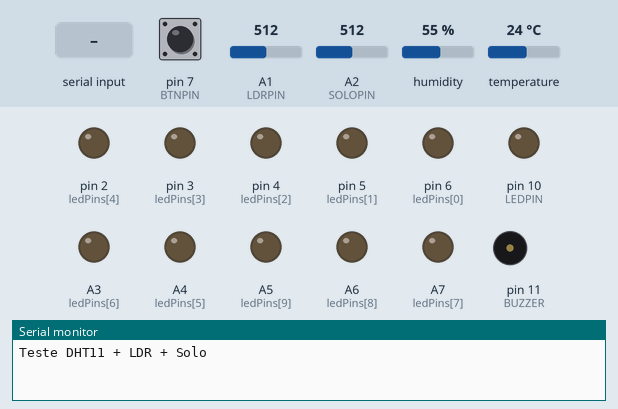
Simulated run of this sketch. Board: Arduino Mega 2560, built with avr-gcc and run on an emulated ATmega2560. Parts: output pins drawn as LEDs (lit = HIGH), buzzer (waves = sounding), the last lines printed to the serial monitor. Dashed ring = blinking. The test bench sets the inputs (shaded band); at power-on: pin 7 (BTNPIN) HIGH, A1 (LDRPIN) = 512, A2 (SOLOPIN) = 512, humidity 55 %, temperature 24 °C. Random numbers use the default seed unless the sketch sets one.

Above: at 1.2 s.
1.3 s: pin 7 (BTNPIN) pulled LOW for 0.15 s
At 1.8 s:
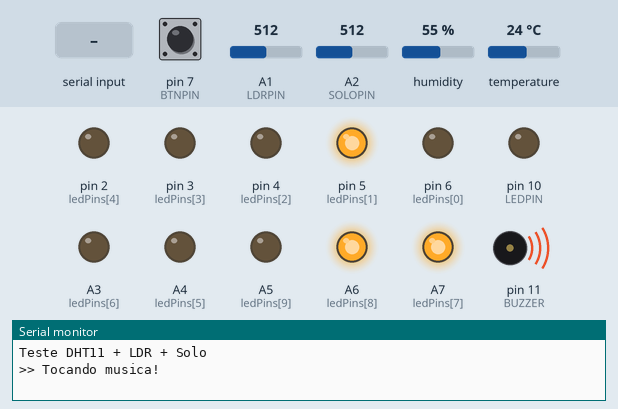
4.8 s: pin 7 (BTNPIN) pulled LOW for 1 s
At 6.1 s:
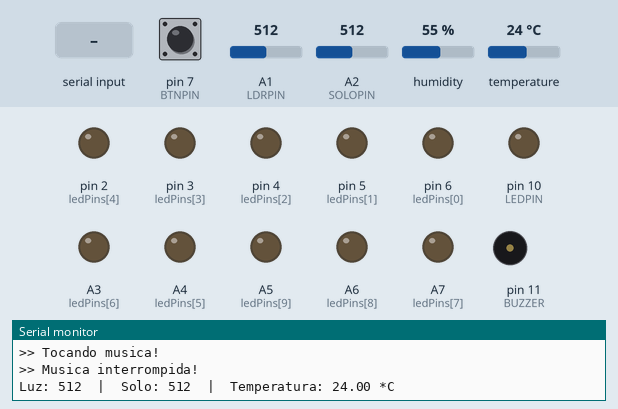
7.3 s: "CRITICO:1\n" received over Serial
At 7.43 s:
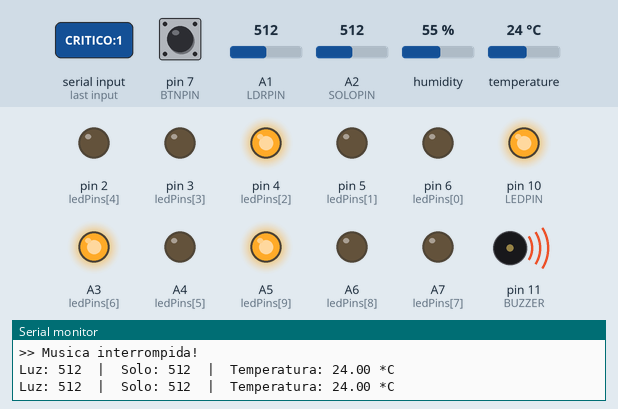
10.8 s: pin 7 (BTNPIN) pulled LOW for 0.15 s
At 14.1 s:
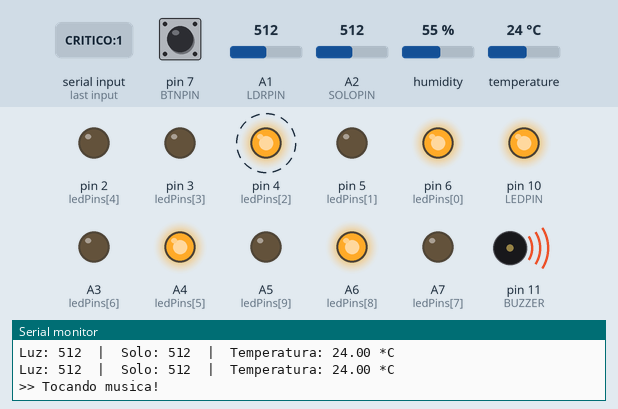
14.3 s: pin 7 (BTNPIN) pulled LOW for 3.2 s
19.0 s: pin 7 (BTNPIN) pulled LOW for 0.15 s
At 19.5 s:
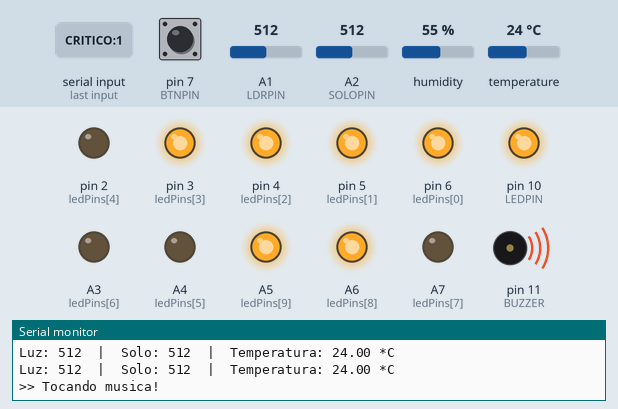
Timing chart, 0 to 25.5 s (numbered marks = the images above; inputs shaded):
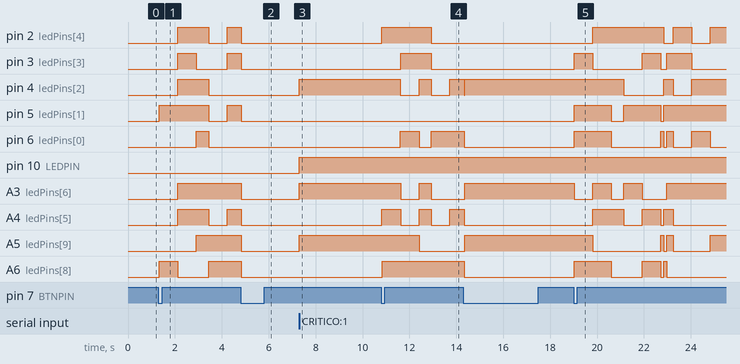

The sketch:

PetPlantaARDUINO.ino
```cpp
#include <DHT.h>

#define NOTE_B0  31
#define NOTE_C1  33
#define NOTE_CS1 35
#define NOTE_D1  37
#define NOTE_DS1 39
#define NOTE_E1  41
#define NOTE_F1  44
#define NOTE_FS1 46
#define NOTE_G1  49
#define NOTE_GS1 52
#define NOTE_A1  55
#define NOTE_AS1 58
#define NOTE_B1  62
#define NOTE_C2  65
#define NOTE_CS2 69
#define NOTE_D2  73
#define NOTE_DS2 78
#define NOTE_E2  82
#define NOTE_F2  87
#define NOTE_FS2 93
#define NOTE_G2  98
#define NOTE_GS2 104
#define NOTE_A2  110
#define NOTE_AS2 117
#define NOTE_B2  123
#define NOTE_C3  131
#define NOTE_CS3 139
#define NOTE_D3  147
#define NOTE_DS3 156
#define NOTE_E3  165
#define NOTE_F3  175
#define NOTE_FS3 185
#define NOTE_G3  196
#define NOTE_GS3 208
#define NOTE_A3  220
#define NOTE_AS3 233
#define NOTE_B3  247
#define NOTE_C4  262
#define NOTE_CS4 277
#define NOTE_D4  294
#define NOTE_DS4 311
#define NOTE_E4  330
#define NOTE_F4  349
#define NOTE_FS4 370
#define NOTE_G4  392
#define NOTE_GS4 415
#define NOTE_A4  440
#define NOTE_AS4 466
#define NOTE_B4  494
#define NOTE_C5  523
#define NOTE_CS5 554
#define NOTE_D5  587
#define NOTE_DS5 622
#define NOTE_E5  659
#define NOTE_F5  698
#define NOTE_FS5 740
#define NOTE_G5  784
#define NOTE_GS5 831
#define NOTE_A5  880
#define NOTE_AS5 932
#define NOTE_B5  988
#define NOTE_C6  1047
#define NOTE_CS6 1109
#define NOTE_D6  1175
#define NOTE_DS6 1245
#define NOTE_E6  1319
#define NOTE_F6  1397
#define NOTE_FS6 1480
#define NOTE_G6  1568
#define NOTE_GS6 1661
#define NOTE_A6  1760
#define NOTE_AS6 1865
#define NOTE_B6  1976
#define NOTE_C7  2093
#define NOTE_CS7 2217
#define NOTE_D7  2349
#define NOTE_DS7 2489
#define NOTE_E7  2637
#define NOTE_F7  2794
#define NOTE_FS7 2960
#define NOTE_G7  3136
#define NOTE_GS7 3322
#define NOTE_A7  3520
#define NOTE_AS7 3729
#define NOTE_B7  3951
#define NOTE_C8  4186
#define NOTE_CS8 4435
#define NOTE_D8  4699
#define NOTE_DS8 4978
#define REST      0

#define DHTPIN A0
#define DHTTYPE DHT11
#define LDRPIN A1
#define SOLOPIN A2
#define LEDPIN 10
#define BTNPIN 7
#define BUZZER 11

// LEDs que piscam durante a musica
const int ledPins[] = {6, 5, 4, 3, 2, A4, A3, A7, A6, A5};
const int NUM_LEDS = 10;

// --- LEDs de status (mesmos pinos acima, agrupados por cor) ---
// Mostram o "humor ambiental" da planta (calculado pelo app Python a partir
// dos sensores, ver MOOD: mais abaixo) e o estado critico (alarme). Usam os
// MESMOS pinos fisicos que piscam durante a musica (ledPins[]/tocarMusica())
// - durante a musica esse comportamento de status fica suspenso (o piscar
// aleatorio toma conta), e volta a valer automaticamente sozinho assim que
// a musica termina, porque atualizarLedsStatus() e chamada de novo a cada
// volta do loop().
const int LED_VERDE[]    = {6, 3, A4, A7};
const int LED_AMARELO[]  = {5, 2, A6};
const int LED_VERMELHO[] = {4, A3, A5};
const int NUM_VERDE = 4;
const int NUM_AMARELO = 3;
const int NUM_VERMELHO = 3;

DHT dht(DHTPIN, DHTTYPE);

int tempo = 114;

int melody[] = {

  NOTE_D5,-4, NOTE_E5,-4, NOTE_A4,4, //1
  NOTE_E5,-4, NOTE_FS5,-4, NOTE_A5,16, NOTE_G5,16, NOTE_FS5,8,
  NOTE_D5,-4, NOTE_E5,-4, NOTE_A4,2,
  NOTE_A4,16, NOTE_A4,16, NOTE_B4,16, NOTE_D5,8, NOTE_D5,16,
  NOTE_D5,-4, NOTE_E5,-4, NOTE_A4,4, //repeat from 1
  NOTE_E5,-4, NOTE_FS5,-4, NOTE_A5,16, NOTE_G5,16, NOTE_FS5,8,
  NOTE_D5,-4, NOTE_E5,-4, NOTE_A4,2,
  NOTE_A4,16, NOTE_A4,16, NOTE_B4,16, NOTE_D5,8, NOTE_D5,16,
  REST,4, NOTE_B4,8, NOTE_CS5,8, NOTE_D5,8, NOTE_D5,8, NOTE_E5,8, NOTE_CS5,-8,
  NOTE_B4,16, NOTE_A4,2, REST,4,

  REST,8, NOTE_B4,8, NOTE_B4,8, NOTE_CS5,8, NOTE_D5,8, NOTE_B4,4, NOTE_A4,8, //7
  NOTE_A5,8, REST,8, NOTE_A5,8, NOTE_E5,-4, REST,4,
  NOTE_B4,8, NOTE_B4,8, NOTE_CS5,8, NOTE_D5,8, NOTE_B4,8, NOTE_D5,8, NOTE_E5,8, REST,8,
  REST,8, NOTE_CS5,8, NOTE_B4,8, NOTE_A4,-4, REST,4,
  REST,8, NOTE_B4,8, NOTE_B4,8, NOTE_CS5,8, NOTE_D5,8, NOTE_B4,8, NOTE_A4,4,
  NOTE_E5,8, NOTE_E5,8, NOTE_E5,8, NOTE_FS5,8, NOTE_E5,4, REST,4,

  NOTE_D5,2, NOTE_E5,8, NOTE_FS5,8, NOTE_D5,8, //13
  NOTE_E5,8, NOTE_E5,8, NOTE_E5,8, NOTE_FS5,8, NOTE_E5,4, NOTE_A4,4,
  REST,2, NOTE_B4,8, NOTE_CS5,8, NOTE_D5,8, NOTE_B4,8,
  REST,8, NOTE_E5,8, NOTE_FS5,8, NOTE_E5,-4, NOTE_A4,16, NOTE_B4,16, NOTE_D5,16, NOTE_B4,16,
  NOTE_FS5,-8, NOTE_FS5,-8, NOTE_E5,-4, NOTE_A4,16, NOTE_B4,16, NOTE_D5,16, NOTE_B4,16,

  NOTE_E5,-8, NOTE_E5,-8, NOTE_D5,-8, NOTE_CS5,16, NOTE_B4,-8, NOTE_A4,16, NOTE_B4,16, NOTE_D5,16, NOTE_B4,16, //18
  NOTE_D5,4, NOTE_E5,8, NOTE_CS5,-8, NOTE_B4,16, NOTE_A4,8, NOTE_A4,8, NOTE_A4,8,
  NOTE_E5,4, NOTE_D5,2, NOTE_A4,16, NOTE_B4,16, NOTE_D5,16, NOTE_B4,16,
  NOTE_FS5,-8, NOTE_FS5,-8, NOTE_E5,-4, NOTE_A4,16, NOTE_B4,16, NOTE_D5,16, NOTE_B4,16,
  NOTE_A5,4, NOTE_CS5,8, NOTE_D5,-8, NOTE_CS5,16, NOTE_B4,8, NOTE_A4,16, NOTE_B4,16, NOTE_D5,16, NOTE_B4,16,

  NOTE_D5,4, NOTE_E5,8, NOTE_CS5,-8, NOTE_B4,16, NOTE_A4,4, NOTE_A4,8,  //23
  NOTE_E5,4, NOTE_D5,2, REST,4,
  REST,8, NOTE_B4,8, NOTE_D5,8, NOTE_B4,8, NOTE_D5,8, NOTE_E5,4, REST,8,
  REST,8, NOTE_CS5,8, NOTE_B4,8, NOTE_A4,-4, REST,4,
  REST,8, NOTE_B4,8, NOTE_B4,8, NOTE_CS5,8, NOTE_D5,8, NOTE_B4,8, NOTE_A4,4,
  REST,8, NOTE_A5,8, NOTE_A5,8, NOTE_E5,8, NOTE_FS5,8, NOTE_E5,8, NOTE_D5,8,

  REST,8, NOTE_A4,8, NOTE_B4,8, NOTE_CS5,8, NOTE_D5,8, NOTE_B4,8, //29
  REST,8, NOTE_CS5,8, NOTE_B4,8, NOTE_A4,-4, REST,4,
  NOTE_B4,8, NOTE_B4,8, NOTE_CS5,8, NOTE_D5,8, NOTE_B4,8, NOTE_A4,4, REST,8,
  REST,8, NOTE_E5,8, NOTE_E5,8, NOTE_FS5,4, NOTE_E5,-4,
  NOTE_D5,2, NOTE_D5,8, NOTE_E5,8, NOTE_FS5,8, NOTE_E5,4,
  NOTE_E5,8, NOTE_E5,8, NOTE_FS5,8, NOTE_E5,8, NOTE_A4,8, NOTE_A4,4,

  REST,-4, NOTE_A4,8, NOTE_B4,8, NOTE_CS5,8, NOTE_D5,8, NOTE_B4,8, //35
  REST,8, NOTE_E5,8, NOTE_FS5,8, NOTE_E5,-4, NOTE_A4,16, NOTE_B4,16, NOTE_D5,16, NOTE_B4,16,
  NOTE_FS5,-8, NOTE_FS5,-8, NOTE_E5,-4, NOTE_A4,16, NOTE_B4,16, NOTE_D5,16, NOTE_B4,16,
  NOTE_E5,-8, NOTE_E5,-8, NOTE_D5,-8, NOTE_CS5,16, NOTE_B4,8, NOTE_A4,16, NOTE_B4,16, NOTE_D5,16, NOTE_B4,16,
  NOTE_D5,4, NOTE_E5,8, NOTE_CS5,-8, NOTE_B4,16, NOTE_A4,4, NOTE_A4,8,

   NOTE_E5,4, NOTE_D5,2, NOTE_A4,16, NOTE_B4,16, NOTE_D5,16, NOTE_B4,16, //40
  NOTE_FS5,-8, NOTE_FS5,-8, NOTE_E5,-4, NOTE_A4,16, NOTE_B4,16, NOTE_D5,16, NOTE_B4,16,
  NOTE_A5,4, NOTE_CS5,8, NOTE_D5,-8, NOTE_CS5,16, NOTE_B4,8, NOTE_A4,16, NOTE_B4,16, NOTE_D5,16, NOTE_B4,16,
  NOTE_D5,4, NOTE_E5,8, NOTE_CS5,-8, NOTE_B4,16, NOTE_A4,4, NOTE_A4,8,
  NOTE_E5,4, NOTE_D5,2, NOTE_A4,16, NOTE_B4,16, NOTE_D5,16, NOTE_B4,16,

  NOTE_FS5,-8, NOTE_FS5,-8, NOTE_E5,-4, NOTE_A4,16, NOTE_B4,16, NOTE_D5,16, NOTE_B4,16, //45
  NOTE_A5,4, NOTE_CS5,8, NOTE_D5,-8, NOTE_CS5,16, NOTE_B4,8, NOTE_A4,16, NOTE_B4,16, NOTE_D5,16, NOTE_B4,16,
  NOTE_D5,4, NOTE_E5,8, NOTE_CS5,-8, NOTE_B4,16, NOTE_A4,4, NOTE_A4,8,
  NOTE_E5,4, NOTE_D5,2, NOTE_A4,16, NOTE_B4,16, NOTE_D5,16, NOTE_B4,16,
  NOTE_FS5,-8, NOTE_FS5,-8, NOTE_E5,-4, NOTE_A4,16, NOTE_B4,16, NOTE_D5,16, NOTE_B4,16, //45

  NOTE_A5,4, NOTE_CS5,8, NOTE_D5,-8, NOTE_CS5,16, NOTE_B4,8, NOTE_A4,16, NOTE_B4,16, NOTE_D5,16, NOTE_B4,16,
  NOTE_D5,4, NOTE_E5,8, NOTE_CS5,-8, NOTE_B4,16, NOTE_A4,4, NOTE_A4,8,

  NOTE_E5,4, NOTE_D5,2, REST,4
};

int notes = sizeof(melody) / sizeof(melody[0]) / 2;
int wholenote = (60000 * 4) / tempo;
int divider = 0, noteDuration = 0;

// controle de tempo nao-bloqueante pros sensores
unsigned long ultimaLeitura = 0;
const unsigned long INTERVALO = 2000;

// --- estado critico: LED da porta 10 + alarme no buzzer ---
// O app Python (webapp) decide QUANDO a planta esta em estado critico
// (seca ha mais de 24h, sem luz ha mais de 24h, ou temperatura extrema) e
// avisa este sketch mandando "CRITICO:1" (liga) ou "CRITICO:0" (desliga)
// pela serial. Aqui a gente so obedece: acende o LED e toca um alarme
// (bip-bip) enquanto criticoAtivo for true, sem travar o resto do loop().
bool criticoAtivo = false;
bool alarmeLigadoAgora = false;
unsigned long ultimoToggleAlarme = 0;
const unsigned long ALARME_ON_MS = 250;
const unsigned long ALARME_OFF_MS = 250;
const int ALARME_FREQ_HZ = 1800;

// --- LEDs de status: ultimo "mood ambiental" recebido do app Python pelo
// comando MOOD:<nome> (dormindo/frio/doente/seca/oculos/feliz - SEM
// considerar festa nem critico, que sao tratados a parte por criticoAtivo).
// Comeca vazio - enquanto nao chegar nenhum MOOD:, fica tudo apagado (em
// vez de mostrar uma cor errada por engano).
String moodAtual = "";

// le comandos vindos do app Python pela serial, byte a byte, sem bloquear
void processarComandosSerial() {
  static String bufferComando = "";
  while (Serial.available() > 0) {
    char c = (char)Serial.read();
    if (c == '\n') {
      bufferComando.trim();
      if (bufferComando.equalsIgnoreCase("CRITICO:1")) {
        criticoAtivo = true;
      } else if (bufferComando.equalsIgnoreCase("CRITICO:0")) {
        criticoAtivo = false;
      } else if (bufferComando.startsWith("MOOD:") || bufferComando.startsWith("mood:")) {
        moodAtual = bufferComando.substring(5);
        moodAtual.toLowerCase();
      }
      bufferComando = "";
    } else if (c != '\r') {
      bufferComando += c;
    }
  }
}

// pisca/bipa o alarme em pedacinhos de tempo (nao bloqueia o loop)
void atualizarAlarme() {
  digitalWrite(LEDPIN, criticoAtivo ? HIGH : LOW);

  if (!criticoAtivo) {
    if (alarmeLigadoAgora) {
      noTone(BUZZER);
      alarmeLigadoAgora = false;
    }
    return;
  }

  unsigned long agora = millis();
  unsigned long intervalo = alarmeLigadoAgora ? ALARME_ON_MS : ALARME_OFF_MS;
  if (agora - ultimoToggleAlarme >= intervalo) {
    ultimoToggleAlarme = agora;
    alarmeLigadoAgora = !alarmeLigadoAgora;
    if (alarmeLigadoAgora) {
      tone(BUZZER, ALARME_FREQ_HZ);   // sem duracao = toca continuo até noTone()
    } else {
      noTone(BUZZER);
    }
  }
}

void apagarGrupo(const int pinos[], int n) {
  for (int i = 0; i < n; i++) digitalWrite(pinos[i], LOW);
}

void acenderGrupo(const int pinos[], int n) {
  for (int i = 0; i < n; i++) digitalWrite(pinos[i], HIGH);
}

// Acende so o grupo de cor certo dos LEDs de status (verde/amarelo/
// vermelho), com esta prioridade:
//   1. critico (criticoAtivo) -> so vermelho, sempre, independente do mood
//   2. feliz/oculos           -> so verde
//   3. seca/frio/doente       -> so amarelo (doente = calor forte mas ainda
//                                 sem ter virado critico)
//   4. dormindo (ou moodAtual ainda vazio, no boot) -> tudo apagado
// Chamada a cada volta do loop(), entao volta a valer sozinha assim que
// tocarMusica() termina (ela usa os mesmos pinos pra piscar durante a
// festa).
void atualizarLedsStatus() {
  if (criticoAtivo) {
    acenderGrupo(LED_VERMELHO, NUM_VERMELHO);
    apagarGrupo(LED_VERDE, NUM_VERDE);
    apagarGrupo(LED_AMARELO, NUM_AMARELO);
  } else if (moodAtual == "feliz" || moodAtual == "oculos") {
    apagarGrupo(LED_VERMELHO, NUM_VERMELHO);
    acenderGrupo(LED_VERDE, NUM_VERDE);
    apagarGrupo(LED_AMARELO, NUM_AMARELO);
  } else if (moodAtual == "seca" || moodAtual == "frio" || moodAtual == "doente") {
    apagarGrupo(LED_VERMELHO, NUM_VERMELHO);
    apagarGrupo(LED_VERDE, NUM_VERDE);
    acenderGrupo(LED_AMARELO, NUM_AMARELO);
  } else {
    // "dormindo" ou moodAtual=="" (ainda nao recebeu nada do app Python)
    apagarGrupo(LED_VERMELHO, NUM_VERMELHO);
    apagarGrupo(LED_VERDE, NUM_VERDE);
    apagarGrupo(LED_AMARELO, NUM_AMARELO);
  }
}

// detecta o instante em que o botao e apertado (borda de descida)
bool botaoApertado() {
  static bool estadoAnterior = HIGH;   // solto, por causa do pull-up
  bool estadoAtual = digitalRead(BTNPIN);
  bool apertouAgora = (estadoAnterior == HIGH && estadoAtual == LOW);
  estadoAnterior = estadoAtual;
  if (apertouAgora) delay(30);         // anti-trepidacao simples (debounce)
  return apertouAgora;
}

// sorteia um estado novo (aceso/apagado) pra cada LED
void piscarLeds() {
  for (int i = 0; i < NUM_LEDS; i++) {
    digitalWrite(ledPins[i], random(2));   // random(2) da 0 ou 1
  }
}

// apaga todos os LEDs
void apagarLeds() {
  for (int i = 0; i < NUM_LEDS; i++) {
    digitalWrite(ledPins[i], LOW);
  }
}

// toca a musica, mas pode ser interrompida apertando o botao de novo
void tocarMusica() {
  for (int thisNote = 0; thisNote < notes * 2; thisNote = thisNote + 2) {
    divider = melody[thisNote + 1];
    if (divider > 0) {
      noteDuration = (wholenote) / divider;
    } else if (divider < 0) {
      noteDuration = (wholenote) / abs(divider);
      noteDuration *= 1.5;
    }

    piscarLeds();   // troca as luzes a cada nota
    tone(BUZZER, melody[thisNote], noteDuration * 0.9);

    // em vez de um delay() unico, espera em pedacinhos checando o botao
    unsigned long inicio = millis();
    while (millis() - inicio < (unsigned long)noteDuration) {
      if (botaoApertado()) {
        noTone(BUZZER);   // corta o som
        apagarLeds();     // apaga as luzes
        Serial.println(">> Musica interrompida!");
        return;           // sai da musica no meio
      }
    }

    noTone(BUZZER);
  }

  apagarLeds();   // apaga tudo quando a musica termina normalmente
  Serial.println(">> Musica finalizada!");   // avisa o app Python que a festa acabou
}

void setup() {
  Serial.begin(9600);
  Serial.println("Teste DHT11 + LDR + Solo");
  pinMode(LEDPIN, OUTPUT);
  digitalWrite(LEDPIN, LOW);       // LED do estado critico comeca apagado
  pinMode(BUZZER, OUTPUT);
  pinMode(BTNPIN, INPUT_PULLUP);   // botao com pull-up interno

  // configura os LEDs que piscam na musica
  for (int i = 0; i < NUM_LEDS; i++) {
    pinMode(ledPins[i], OUTPUT);
  }
  // semeia o sorteio com ruido de um pino solto - usa A15 (Arduino Mega) em
  // vez de A5, porque A5 agora tem um LED de status ligado nele e deixou de
  // estar solto/flutuante (deixaria de dar ruido aleatorio de verdade)
  randomSeed(analogRead(A15));

  dht.begin();
}

void loop() {
  // --- comandos vindos do app Python (ex: CRITICO:1/0) ---
  processarComandosSerial();

  // --- LED da porta 10 + buzzer: refletem o estado critico, sempre ---
  atualizarAlarme();

  // --- LEDs de status (verde/amarelo/vermelho): refletem o mood/critico ---
  atualizarLedsStatus();

  // --- botao checado a cada volta do loop (responsivo) ---
  // com INPUT_PULLUP: apertado = LOW
  if (botaoApertado()) {
    Serial.println(">> Tocando musica!");
    tocarMusica();
  }

  // --- sensores a cada 2s, sem travar o loop ---
  if (millis() - ultimaLeitura >= INTERVALO) {
    ultimaLeitura = millis();

    int luz = analogRead(LDRPIN);
    int solo = analogRead(SOLOPIN);

    Serial.print("Luz: ");
    Serial.print(luz);
    Serial.print("  |  Solo: ");
    Serial.print(solo);

    float temperatura = dht.readTemperature();

    if (isnan(temperatura)) {
      Serial.println("  |  DHT11: falha na leitura");
      return;
    }

    Serial.print("  |  Temperatura: ");
    Serial.print(temperatura);
    Serial.println(" *C");
  }
}
```

Measured:
- after the input at 1.3 s, pin 2 (ledPins[4]): LOW → HIGH after 0.82 s, → LOW 1.3 s later, → HIGH 0.79 s later; pin 3 (ledPins[3]): LOW → HIGH after 0.82 s, → LOW 0.79 s later, → HIGH 1.3 s later
- after the input at 4.8 s, A6 (ledPins[8]): HIGH → LOW at once
- after the input at 7.3 s, pin 4 (ledPins[2]), pin 10 (LEDPIN), A3 (ledPins[6]), A5 (ledPins[9]): LOW → HIGH at once; tone on pin 11 (BUZZER): alternates 1800 Hz for 0.25 s and silent for 0.25 s, starting at once
- after the input at 10.8 s, pin 2 (ledPins[4]): LOW → HIGH at once, → LOW 2.1 s later; pin 3 (ledPins[3]): LOW → HIGH after 0.82 s, → LOW 1.3 s later
- after the input at 19.0 s, pin 2 (ledPins[4]): goes HIGH 3.0 s, LOW 0.40 s, HIGH 0.79 s, LOW 0.79 s, then HIGH, starting after 0.82 s; pin 3 (ledPins[3]): goes HIGH 0.79 s, LOW 2.1 s, HIGH 0.79 s, LOW 0.26 s, HIGH 1.1 s, then LOW, starting at once
